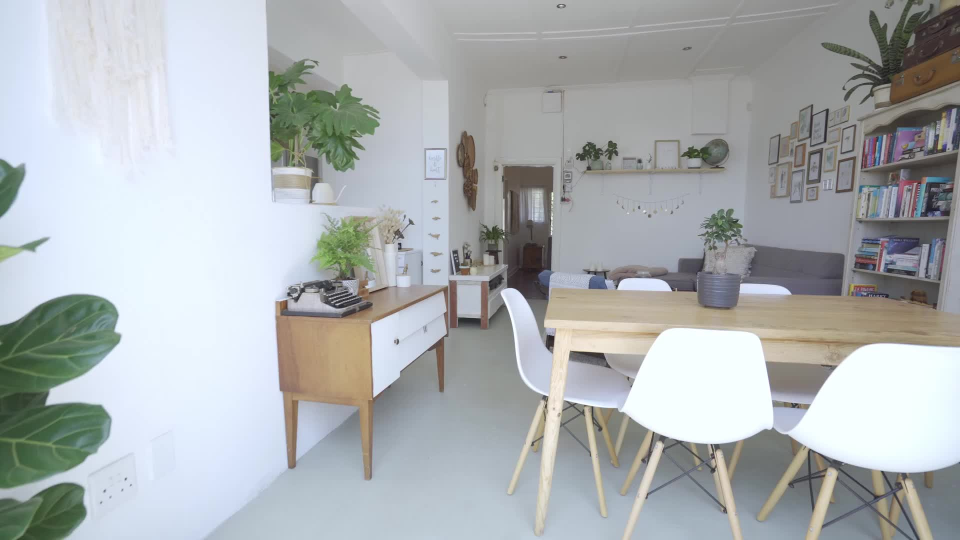
#> input picture CUT3R/examples/001/frame_0001.jpg, 1920 x 1080 px (shown at 1/2 size)
$ python -i run_semantic_nav_webui.py   (imports and definitions only)
#> lines starting #> are read from the running program, lines starting #| are printed output that depends on the picture
#!/usr/bin/env python3
from __future__ import annotations

import argparse
import base64
from dataclasses import dataclass
import heapq
from http.server import BaseHTTPRequestHandler, ThreadingHTTPServer
import json
import math
from pathlib import Path
import time
from typing import Any
from urllib.parse import parse_qs, urlparse

import cv2
import numpy as np


COCO_NAMES = [
    "person",
    "bicycle",
    "car",
    "motorcycle",
    "airplane",
    "bus",
    "train",
    "truck",
    "boat",
    "traffic light",
    "fire hydrant",
    "stop sign",
    "parking meter",
    "bench",
    "bird",
    "cat",
    "dog",
    "horse",
    "sheep",
    "cow",
    "elephant",
    "bear",
    "zebra",
    "giraffe",
    "backpack",
    "umbrella",
    "handbag",
    "tie",
    "suitcase",
    "frisbee",
    "skis",
    "snowboard",
    "sports ball",
    "kite",
    "baseball bat",
    "baseball glove",
    "skateboard",
    "surfboard",
    "tennis racket",
    "bottle",
    "wine glass",
    "cup",
    "fork",
    "knife",
    "spoon",
    "bowl",
    "banana",
    "apple",
    "sandwich",
    "orange",
    "broccoli",
    "carrot",
    "hot dog",
    "pizza",
    "donut",
    "cake",
    "chair",
    "couch",
    "potted plant",
    "bed",
    "dining table",
    "toilet",
    "tv",
    "laptop",
    "mouse",
    "remote",
    "keyboard",
    "cell phone",
    "microwave",
    "oven",
    "toaster",
    "sink",
    "refrigerator",
    "book",
    "clock",
    "vase",
    "scissors",
    "teddy bear",
    "hair drier",
    "toothbrush",
]


@dataclass
class FrameRecord:
    frame_idx: int
    timestamp_sec: float
    image_path: str
    pose: list[list[float]]
    position: list[float]
    track_ok: bool


# [17 lines left out: functions _json_response, _html_response, not called in this run]


def _read_body(handler: BaseHTTPRequestHandler) -> bytes:
    length = int(handler.headers.get("Content-Length", "0") or 0)
    return handler.rfile.read(length) if length > 0 else b""


# [284 lines left out: functions _load_annotations, _save_annotations, _load_worker_frames, _voxel_clean_sample, _load_points, _semantic_summary and 4 more, not called in this run]


def _image_descriptor(path: str) -> tuple[np.ndarray | None, np.ndarray | None]:
    img = cv2.imread(path, cv2.IMREAD_COLOR)
#> img is the input picture: shape (1080, 1920, 3); mean B, G, R 178.7, 176.9, 172.3
    if img is None:
        return None, None
    small = cv2.resize(img, (160, 120), interpolation=cv2.INTER_AREA)
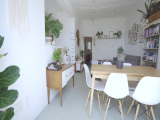
#> small: shape (120, 160, 3); mean B, G, R 178.7, 176.9, 172.3
    hist = cv2.calcHist([small], [0, 1, 2], None, [8, 8, 8], [0, 256, 0, 256, 0, 256]).astype(np.float32)
    hist = cv2.normalize(hist, hist).reshape(-1)
#> hist = 512 values, max 0.666 at index 511, min 0 at index 0, mean 0.00638
    gray = cv2.cvtColor(small, cv2.COLOR_BGR2GRAY)
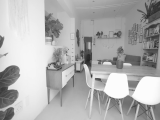
#> gray: shape (120, 160); min 35, max 253, mean 175.7
    orb = cv2.ORB_create(nfeatures=350)
    _, desc = orb.detectAndCompute(gray, None)
    return hist, desc


# [617 lines left out: functions _decode_data_url, _match_image_goal, _build_index_html, _build_monitor_html, not called in this run]


class SemanticNavServer:
    # [218 lines left out: functions __init__, latest_image_path, snapshot, public_snapshot, resolve_goal, add_annotation and 4 more, not called in this run]


# [2 lines not run here, left out]

>>> result = _image_descriptor('../../../CUT3R/examples/001/frame_0001.jpg')

$ run again, on CUT3R/examples/001/frame_0003.jpg
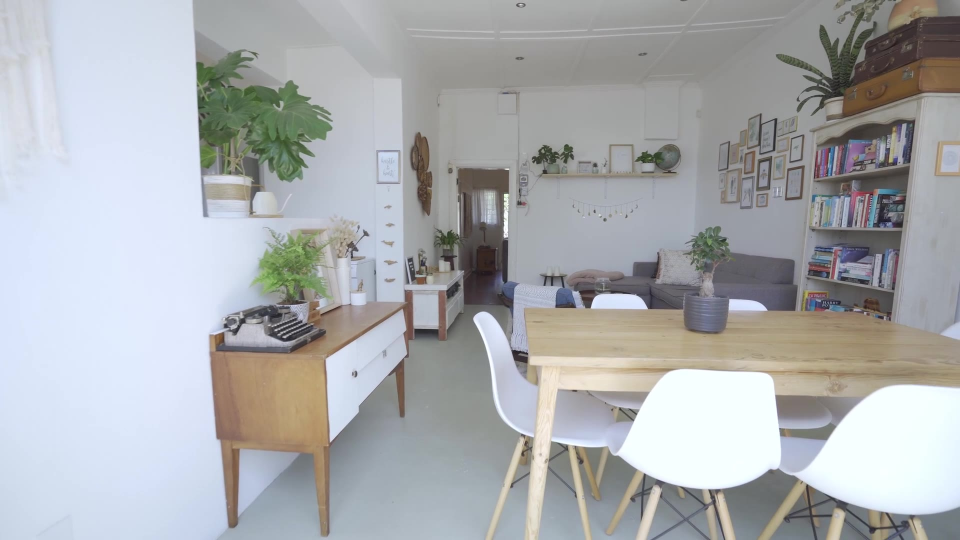
#> input picture CUT3R/examples/001/frame_0003.jpg, 1920 x 1080 px (shown at 1/2 size)
#> in _image_descriptor, img is the input picture: shape (1080, 1920, 3); mean B, G, R 175.7, 173.2, 170.8
#> in _image_descriptor, `small = cv2.resize(img, (160, 120), interpolation=cv2.INTER_AREA)`:
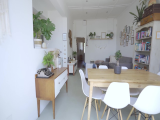
#> small: shape (120, 160, 3); mean B, G, R 175.7, 173.2, 170.8
#> hist = 512 values, max 0.552 at index 365, min 0 at index 0, mean 0.00666
#> in _image_descriptor, `gray = cv2.cvtColor(small, cv2.COLOR_BGR2GRAY)`:
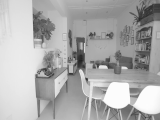
#> gray: shape (120, 160); min 31, max 253, mean 172.8

$ run again, on CUT3R/examples/001/frame_0004.jpg
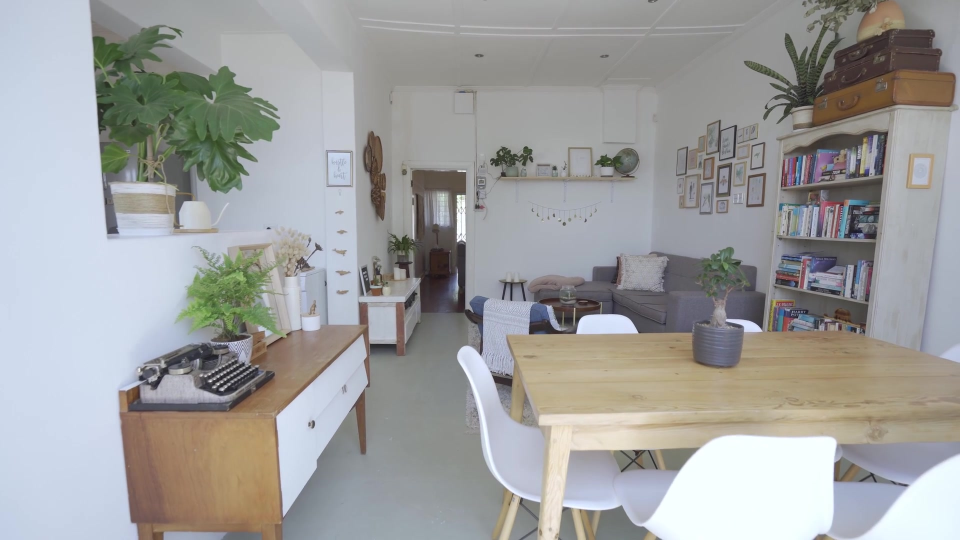
#> input picture CUT3R/examples/001/frame_0004.jpg, 1920 x 1080 px (shown at 1/2 size)
#> in _image_descriptor, img is the input picture: shape (1080, 1920, 3); mean B, G, R 158.7, 159.2, 158.8
#> in _image_descriptor, `small = cv2.resize(img, (160, 120), interpolation=cv2.INTER_AREA)`:
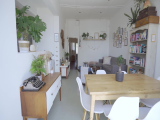
#> small: shape (120, 160, 3); mean B, G, R 158.7, 159.2, 158.8
#> hist = 512 values, max 0.633 at index 292, min 0 at index 0, mean 0.00667
#> in _image_descriptor, `gray = cv2.cvtColor(small, cv2.COLOR_BGR2GRAY)`:
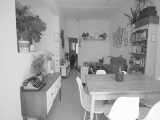
#> gray: shape (120, 160); min 26, max 253, mean 159

$ run again, on CUT3R/examples/001/frame_0005.jpg
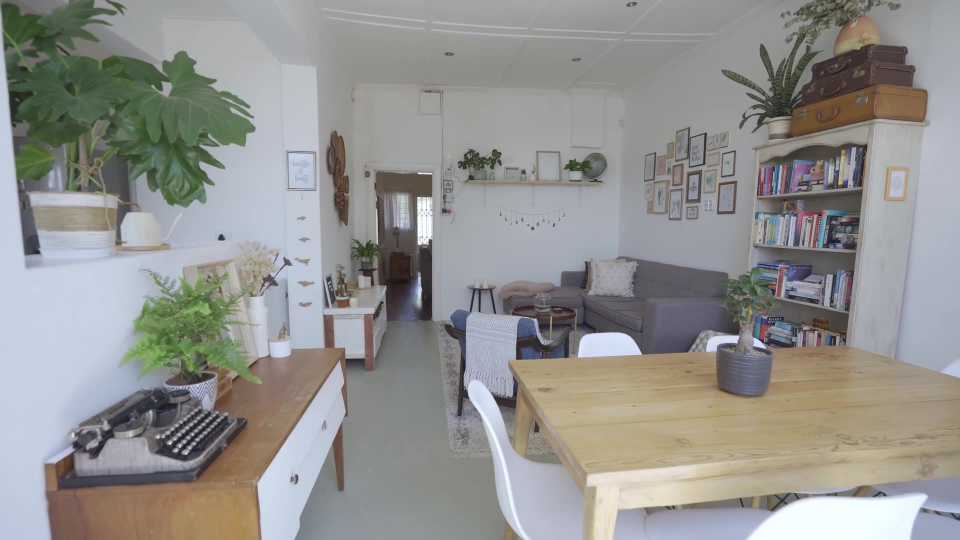
#> input picture CUT3R/examples/001/frame_0005.jpg, 1920 x 1080 px (shown at 1/2 size)
#> in _image_descriptor, img is the input picture: shape (1080, 1920, 3); mean B, G, R 143.7, 146.5, 146.8
#> in _image_descriptor, `small = cv2.resize(img, (160, 120), interpolation=cv2.INTER_AREA)`:
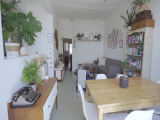
#> small: shape (120, 160, 3); mean B, G, R 143.7, 146.5, 146.8
#> hist = 512 values, max 0.725 at index 292, min 0 at index 2, mean 0.00669
#> in _image_descriptor, `gray = cv2.cvtColor(small, cv2.COLOR_BGR2GRAY)`:
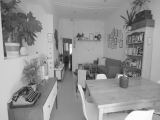
#> gray: shape (120, 160); min 25, max 253, mean 146.2
